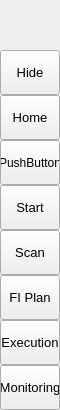
        <widget class="QFrame" name="leftMenuBg">
         <property name="minimumSize">
          <size>
           <width>60</width>
           <height>0</height>
          </size>
         </property>
         <property name="maximumSize">
          <size>
           <width>60</width>
           <height>16777215</height>
          </size>
         </property>
         <property name="frameShape">
          <enum>QFrame::NoFrame</enum>
         </property>
         <property name="frameShadow">
          <enum>QFrame::Raised</enum>
         </property>
         <layout class="QVBoxLayout" name="verticalLayout_3">
          <property name="spacing">
           <number>0</number>
          </property>
          <property name="leftMargin">
           <number>0</number>
          </property>
          <property name="topMargin">
           <number>0</number>
          </property>
          <property name="rightMargin">
           <number>0</number>
          </property>
          <property name="bottomMargin">
           <number>0</number>
          </property>
          <item>
           <widget class="QFrame" name="topLogoInfo">
            <property name="minimumSize">
             <size>
              <width>0</width>
              <height>50</height>
             </size>
            </property>
            <property name="maximumSize">
             <size>
              <width>16777215</width>
              <height>50</height>
             </size>
            </property>
            <property name="frameShape">
             <enum>QFrame::NoFrame</enum>
            </property>
            <property name="frameShadow">
             <enum>QFrame::Raised</enum>
            </property>
            <widget class="QLabel" name="titleLeftApp">
             <property name="geometry">
              <rect>
               <x>70</x>
               <y>8</y>
               <width>160</width>
               <height>20</height>
              </rect>
             </property>
             <property name="font">
              <font>
               <family>Segoe UI Semibold</family>
               <pointsize>12</pointsize>
               <weight>7</weight>
               <italic>false</italic>
               <bold>false</bold>
              </font>
             </property>
             <property name="text">
              <string>IM-FIT</string>
             </property>
             <property name="alignment">
              <set>Qt::AlignLeading|Qt::AlignLeft|Qt::AlignTop</set>
             </property>
            </widget>
            <widget class="QLabel" name="titleLeftDescription">
             <property name="geometry">
              <rect>
               <x>70</x>
               <y>27</y>
               <width>160</width>
               <height>16</height>
              </rect>
             </property>
             <property name="maximumSize">
              <size>
               <width>16777215</width>
               <height>16</height>
              </size>
             </property>
             <property name="font">
              <font>
               <family>Segoe UI</family>
               <pointsize>8</pointsize>
               <weight>50</weight>
               <italic>false</italic>
               <bold>false</bold>
              </font>
             </property>
             <property name="text">
              <string>Fault Injection Tool</string>
             </property>
             <property name="alignment">
              <set>Qt::AlignLeading|Qt::AlignLeft|Qt::AlignTop</set>
             </property>
            </widget>
            <widget class="QLabel" name="label_46">
             <property name="geometry">
              <rect>
               <x>0</x>
               <y>0</y>
               <width>50</width>
               <height>50</height>
              </rect>
             </property>
             <property name="sizePolicy">
              <sizepolicy hsizetype="Preferred" vsizetype="Preferred">
               <horstretch>0</horstretch>
               <verstretch>0</verstretch>
              </sizepolicy>
             </property>
             <property name="minimumSize">
              <size>
               <width>50</width>
               <height>50</height>
              </size>
             </property>
             <property name="maximumSize">
              <size>
               <width>16777215</width>
               <height>50</height>
              </size>
             </property>
             <property name="sizeIncrement">
              <size>
               <width>-1</width>
               <height>0</height>
              </size>
             </property>
             <property name="text">
              <string/>
             </property>
             <property name="pixmap">
              <pixmap>images/images/ros-icon.png</pixmap>
             </property>
             <property name="alignment">
              <set>Qt::AlignCenter</set>
             </property>
            </widget>
           </widget>
          </item>
          <item>
           <widget class="QFrame" name="leftMenuFrame">
            <property name="frameShape">
             <enum>QFrame::NoFrame</enum>
            </property>
            <property name="frameShadow">
             <enum>QFrame::Raised</enum>
            </property>
            <layout class="QVBoxLayout" name="verticalMenuLayout">
             <property name="spacing">
              <number>0</number>
             </property>
             <property name="leftMargin">
              <number>0</number>
             </property>
             <property name="topMargin">
              <number>0</number>
             </property>
             <property name="rightMargin">
              <number>0</number>
             </property>
             <property name="bottomMargin">
              <number>0</number>
             </property>
             <item>
              <widget class="QFrame" name="toggleBox">
               <property name="maximumSize">
                <size>
                 <width>16777215</width>
                 <height>45</height>
                </size>
               </property>
               <property name="frameShape">
                <enum>QFrame::NoFrame</enum>
               </property>
               <property name="frameShadow">
                <enum>QFrame::Raised</enum>
               </property>
               <layout class="QVBoxLayout" name="verticalLayout_4">
                <property name="spacing">
                 <number>0</number>
                </property>
                <property name="leftMargin">
                 <number>0</number>
                </property>
                <property name="topMargin">
                 <number>0</number>
                </property>
                <property name="rightMargin">
                 <number>0</number>
                </property>
                <property name="bottomMargin">
                 <number>0</number>
                </property>
                <item>
                 <widget class="QPushButton" name="toggleButton">
                  <property name="sizePolicy">
                   <sizepolicy hsizetype="Expanding" vsizetype="Fixed">
                    <horstretch>0</horstretch>
                    <verstretch>0</verstretch>
                   </sizepolicy>
                  </property>
                  <property name="minimumSize">
                   <size>
                    <width>0</width>
                    <height>45</height>
                   </size>
                  </property>
                  <property name="font">
                   <font>
                    <family>Segoe UI</family>
                    <pointsize>10</pointsize>
                    <weight>50</weight>
                    <italic>false</italic>
                    <bold>false</bold>
                   </font>
                  </property>
                  <property name="cursor">
                   <cursorShape>PointingHandCursor</cursorShape>
                  </property>
                  <property name="layoutDirection">
                   <enum>Qt::LeftToRight</enum>
                  </property>
                  <property name="styleSheet">
                   <string notr="true">background-image: url(:/icons/images/icons/icon_menu.png);</string>
                  </property>
                  <property name="text">
                   <string>Hide</string>
                  </property>
                 </widget>
                </item>
               </layout>
              </widget>
             </item>
             <item alignment="Qt::AlignTop">
              <widget class="QFrame" name="topMenu">
               <property name="frameShape">
                <enum>QFrame::NoFrame</enum>
               </property>
               <property name="frameShadow">
                <enum>QFrame::Raised</enum>
               </property>
               <layout class="QVBoxLayout" name="verticalLayout_8">
                <property name="spacing">
                 <number>0</number>
                </property>
                <property name="leftMargin">
                 <number>0</number>
                </property>
                <property name="topMargin">
                 <number>0</number>
                </property>
                <property name="rightMargin">
                 <number>0</number>
                </property>
                <property name="bottomMargin">
                 <number>0</number>
                </property>
                <item>
                 <widget class="QPushButton" name="btn_home">
                  <property name="sizePolicy">
                   <sizepolicy hsizetype="Expanding" vsizetype="Fixed">
                    <horstretch>0</horstretch>
                    <verstretch>0</verstretch>
                   </sizepolicy>
                  </property>
                  <property name="minimumSize">
                   <size>
                    <width>0</width>
                    <height>45</height>
                   </size>
                  </property>
                  <property name="font">
                   <font>
                    <family>Segoe UI</family>
                    <pointsize>10</pointsize>
                    <weight>50</weight>
                    <italic>false</italic>
                    <bold>false</bold>
                   </font>
                  </property>
                  <property name="cursor">
                   <cursorShape>PointingHandCursor</cursorShape>
                  </property>
                  <property name="layoutDirection">
                   <enum>Qt::LeftToRight</enum>
                  </property>
                  <property name="styleSheet">
                   <string notr="true">background-image: url(:/icons/images/icons/cil-home.png);</string>
                  </property>
                  <property name="text">
                   <string>Home</string>
                  </property>
                 </widget>
                </item>
                <item>
                 <widget class="QPushButton" name="open_ros_page">
                  <property name="sizePolicy">
                   <sizepolicy hsizetype="Expanding" vsizetype="Fixed">
                    <horstretch>0</horstretch>
                    <verstretch>0</verstretch>
                   </sizepolicy>
                  </property>
                  <property name="minimumSize">
                   <size>
                    <width>0</width>
                    <height>45</height>
                   </size>
                  </property>
                  <property name="cursor">
                   <cursorShape>PointingHandCursor</cursorShape>
                  </property>
                  <property name="styleSheet">
                   <string notr="true">background-image: url(:/icons/images/icons/cil-dialpad.png);</string>
                  </property>
                  <property name="text">
                   <string>PushButton</string>
                  </property>
                 </widget>
                </item>
                <item>
                 <widget class="QPushButton" name="btn_start">
                  <property name="sizePolicy">
                   <sizepolicy hsizetype="Expanding" vsizetype="Fixed">
                    <horstretch>0</horstretch>
                    <verstretch>0</verstretch>
                   </sizepolicy>
                  </property>
                  <property name="minimumSize">
                   <size>
                    <width>0</width>
                    <height>45</height>
                   </size>
                  </property>
                  <property name="font">
                   <font>
                    <family>Segoe UI</family>
                    <pointsize>10</pointsize>
                    <weight>50</weight>
                    <italic>false</italic>
                    <bold>false</bold>
                   </font>
                  </property>
                  <property name="cursor">
                   <cursorShape>PointingHandCursor</cursorShape>
                  </property>
                  <property name="layoutDirection">
                   <enum>Qt::LeftToRight</enum>
                  </property>
                  <property name="styleSheet">
                   <string notr="true">background-image: url(:/icons/images/icons/cil-data-transfer-down.png);</string>
                  </property>
                  <property name="text">
                   <string>Start</string>
                  </property>
                 </widget>
                </item>
                <item>
                 <widget class="QPushButton" name="btn_scan">
                  <property name="sizePolicy">
                   <sizepolicy hsizetype="Expanding" vsizetype="Fixed">
                    <horstretch>0</horstretch>
                    <verstretch>0</verstretch>
                   </sizepolicy>
                  </property>
                  <property name="minimumSize">
                   <size>
                    <width>0</width>
                    <height>45</height>
                   </size>
                  </property>
                  <property name="font">
                   <font>
                    <family>Segoe UI</family>
                    <pointsize>10</pointsize>
                    <weight>50</weight>
                    <italic>false</italic>
                    <bold>false</bold>
                   </font>
                  </property>
                  <property name="cursor">
                   <cursorShape>PointingHandCursor</cursorShape>
                  </property>
                  <property name="layoutDirection">
                   <enum>Qt::LeftToRight</enum>
                  </property>
                  <property name="styleSheet">
                   <string notr="true">background-image: url(:/icons/images/icons/cil-magnifying-glass.png);</string>
                  </property>
                  <property name="text">
                   <string>Scan</string>
                  </property>
                 </widget>
                </item>
                <item>
                 <widget class="QPushButton" name="btn_fiplan">
                  <property name="sizePolicy">
                   <sizepolicy hsizetype="Expanding" vsizetype="Fixed">
                    <horstretch>0</horstretch>
                    <verstretch>0</verstretch>
                   </sizepolicy>
                  </property>
                  <property name="minimumSize">
                   <size>
                    <width>0</width>
                    <height>45</height>
                   </size>
                  </property>
                  <property name="font">
                   <font>
                    <family>Segoe UI</family>
                    <pointsize>10</pointsize>
                    <weight>50</weight>
                    <italic>false</italic>
                    <bold>false</bold>
                   </font>
                  </property>
                  <property name="cursor">
                   <cursorShape>PointingHandCursor</cursorShape>
                  </property>
                  <property name="layoutDirection">
                   <enum>Qt::LeftToRight</enum>
                  </property>
                  <property name="styleSheet">
                   <string notr="true">background-image: url(:/icons/images/icons/cil-clipboard.png);</string>
                  </property>
                  <property name="text">
                   <string>FI Plan</string>
                  </property>
                 </widget>
                </item>
                <item>
                 <widget class="QPushButton" name="btn_execution">
                  <property name="sizePolicy">
                   <sizepolicy hsizetype="Expanding" vsizetype="Fixed">
                    <horstretch>0</horstretch>
                    <verstretch>0</verstretch>
                   </sizepolicy>
                  </property>
                  <property name="minimumSize">
                   <size>
                    <width>0</width>
                    <height>45</height>
                   </size>
                  </property>
                  <property name="font">
                   <font>
                    <family>Segoe UI</family>
                    <pointsize>10</pointsize>
                    <weight>50</weight>
                    <italic>false</italic>
                    <bold>false</bold>
                   </font>
                  </property>
                  <property name="cursor">
                   <cursorShape>PointingHandCursor</cursorShape>
                  </property>
                  <property name="layoutDirection">
                   <enum>Qt::LeftToRight</enum>
                  </property>
                  <property name="styleSheet">
                   <string notr="true">background-image: url(:/icons/images/icons/cil-terminal.png);</string>
                  </property>
                  <property name="text">
                   <string>Execution</string>
                  </property>
                 </widget>
                </item>
                <item>
                 <widget class="QPushButton" name="btn_monitoring">
                  <property name="sizePolicy">
                   <sizepolicy hsizetype="Expanding" vsizetype="Fixed">
                    <horstretch>0</horstretch>
                    <verstretch>0</verstretch>
                   </sizepolicy>
                  </property>
                  <property name="minimumSize">
                   <size>
                    <width>0</width>
                    <height>45</height>
                   </size>
                  </property>
                  <property name="font">
                   <font>
                    <family>Segoe UI</family>
                    <pointsize>10</pointsize>
                    <weight>50</weight>
                    <italic>false</italic>
                    <bold>false</bold>
                   </font>
                  </property>
                  <property name="cursor">
                   <cursorShape>PointingHandCursor</cursorShape>
                  </property>
                  <property name="layoutDirection">
                   <enum>Qt::LeftToRight</enum>
                  </property>
                  <property name="styleSheet">
                   <string notr="true">background-image: url(:/icons/images/icons/cil-check.png);</string>
                  </property>
                  <property name="text">
                   <string>Monitoring</string>
                  </property>
                 </widget>
                </item>
               </layout>
              </widget>
             </item>
             <item alignment="Qt::AlignBottom">
              <widget class="QFrame" name="bottomMenu">
               <property name="frameShape">
                <enum>QFrame::NoFrame</enum>
               </property>
               <property name="frameShadow">
                <enum>QFrame::Raised</enum>
               </property>
               <layout class="QVBoxLayout" name="verticalLayout_9">
                <property name="spacing">
                 <number>0</number>
                </property>
                <property name="leftMargin">
                 <number>0</number>
                </property>
                <property name="topMargin">
                 <number>0</number>
                </property>
                <property name="rightMargin">
                 <number>0</number>
                </property>
                <property name="bottomMargin">
                 <number>0</number>
                </property>
               </layout>
              </widget>
             </item>
            </layout>
           </widget>
          </item>
         </layout>
        </widget>
